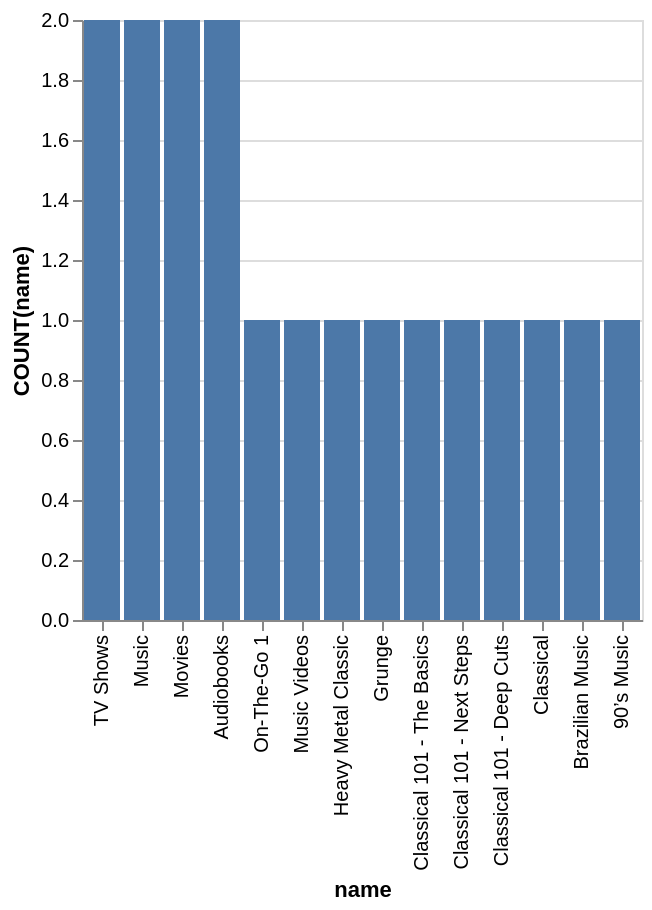

Write the Vega-Lite specification saved for this chart.
### Vega-Lite specification from a JSON file in a GitHub repository (floating-point values rounded to 4 significant figures)
{"data": {"values": [{"x_data": "TV Shows", "y_data": 2}, {"x_data": "Music", "y_data": 2}, {"x_data": "Movies", "y_data": 2}, {"x_data": "Audiobooks", "y_data": 2}, {"x_data": "On-The-Go 1", "y_data": 1}, {"x_data": "Music Videos", "y_data": 1}, {"x_data": "Heavy Metal Classic", "y_data": 1}, {"x_data": "Grunge", "y_data": 1}, {"x_data": "Classical 101 - The Basics", "y_data": 1}, {"x_data": "Classical 101 - Next Steps", "y_data": 1}, {"x_data": "Classical 101 - Deep Cuts", "y_data": 1}, {"x_data": "Classical", "y_data": 1}, {"x_data": "Brazilian Music", "y_data": 1}, {"x_data": "90’s Music", "y_data": 1}]}, "mark": "bar", "encoding": {"x": {"field": "x_data", "type": "nominal", "title": "name", "sort": {"op": "sum", "field": "y_data", "order": "descending"}}, "y": {"field": "y_data", "type": "quantitative", "title": "COUNT(name)"}}}
